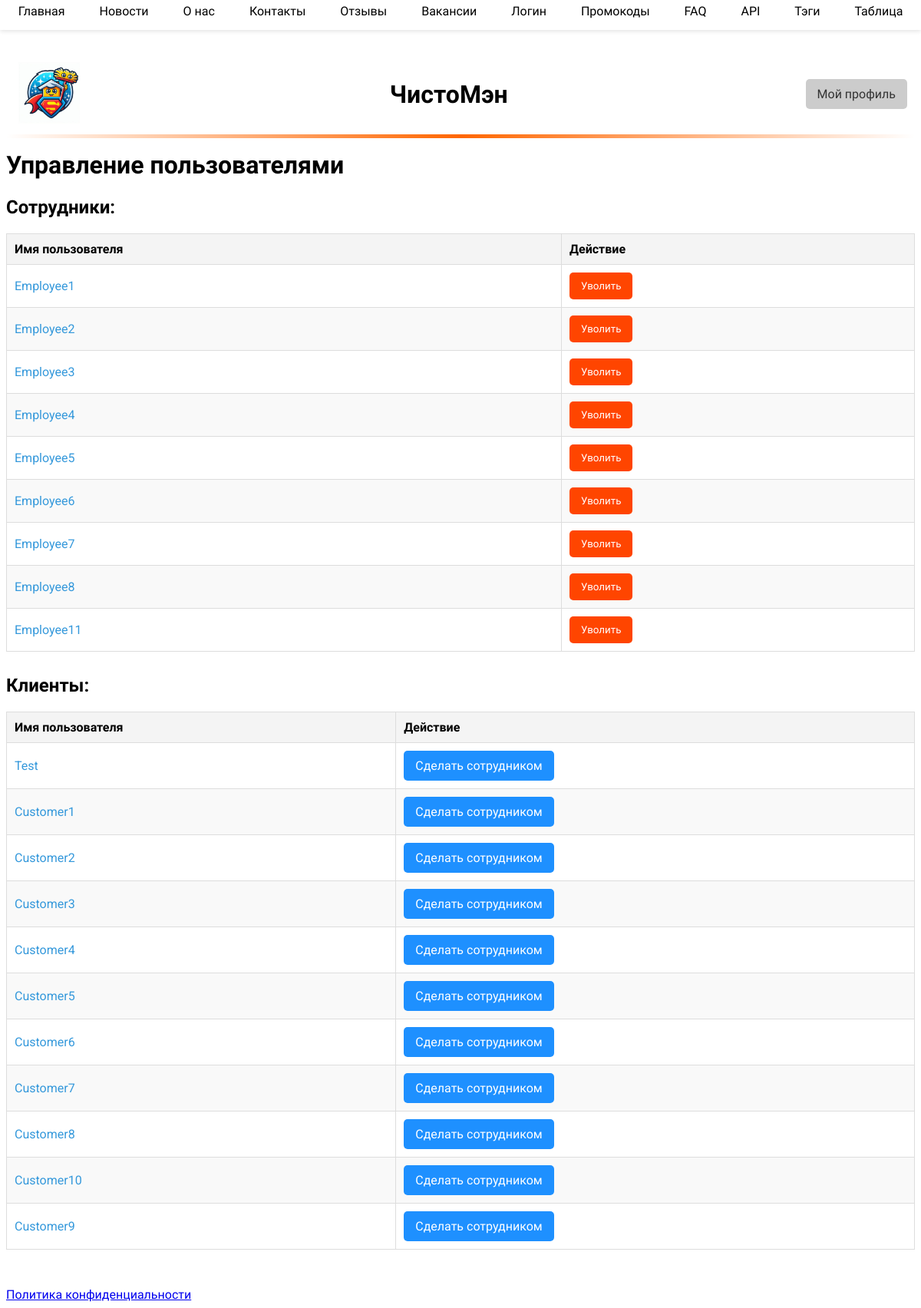
Page /management on the committed database.
### main/models.py (models this page shows, shortened)
class Employee(models.Model):
    user = models.OneToOneField(User, on_delete=models.CASCADE, related_name='employee_profile')
    full_name = models.CharField(max_length=100, verbose_name='ФИО сотрудника')
    birth_date = models.DateField(verbose_name='Дата рождения',default=date(2000, 1, 1))
    specializations = models.ManyToManyField(EmployeeSpecialization, related_name='employees', verbose_name='Специализации')
    photo = models.ImageField(upload_to='employee_photos/', blank=True, null=True, verbose_name='Фото')
    work_phone = models.CharField(max_length=20, blank=True, null=True, verbose_name='Рабочий телефон')
    work_email = models.EmailField(max_length=254, blank=True, null=True, verbose_name='Рабочая почта')
    description = models.TextField(blank=True, null=True, verbose_name='Описание работ')
    class Meta:
        verbose_name = 'Сотрудник'
        verbose_name_plural = 'Сотрудники'

class Customer(models.Model):
    user = models.OneToOneField(User, on_delete=models.CASCADE)
    full_name = models.CharField(max_length=100, verbose_name='ФИО заказчика')
    birth_date = models.DateField(verbose_name='Дата рождения',default=date(2000, 1, 1))
    company_name = models.CharField(max_length=100, verbose_name='Название компании', blank=True, null=True)
    contact_phone = models.CharField(max_length=20, verbose_name='Контактный телефон')
    CUSTOMER_TYPE_CHOICES = (
        ('individual', 'Частное лицо'),
        ('legal_entity', 'Юридическое лицо'),
    )
    customer_type = models.CharField(max_length=20, choices=CUSTOMER_TYPE_CHOICES, verbose_name='Тип заказчика')
    cart = models.ManyToManyField(Service, related_name='customers_cart', blank=True)
    class Meta:
        verbose_name = 'Клиент'
        verbose_name_plural = 'Клиенты'

### main/views.py (the view)
# urls.py: path('management',views.user_management,name='management'),
def user_management(request):
    logger.info('In managment')
    if request.method == 'POST':
        action = request.POST.get('action')
        username = request.POST.get('username')
        user = User.objects.get(username=username)
        employee_group = Group.objects.get(name='Employee')
        customer_group = Group.objects.get(name='Customer')
        if action == 'add':
            user.groups.remove(customer_group)
            try:
                customer = Customer.objects.get(user=user)
                employee = Employee(user=user, full_name=customer.full_name, work_phone=customer.contact_phone,birth_date=customer.birth_date)
                employee.save()
                customer.delete()
            except Customer.DoesNotExist:
                logger.error('Error: Customer.DoesNotExist')
                pass
            user.groups.add(employee_group)
        elif action == 'remove':
            user.groups.remove(employee_group)
            try:
                employee = Employee.objects.get(user=user)
                customer = Customer(user=user, full_name=employee.full_name, contact_phone=employee.work_phone,customer_type='individual',birth_date=employee.birth_date)
                customer.save()
                employee.delete()
            except Employee.DoesNotExist:
                logger.error('Employee: Customer.DoesNotExist')
                pass
            user.groups.add(customer_group)
        return redirect('management')
    else:
        employees = Employee.objects.all()
        customers = Customer.objects.all()
        return render(request, 'main/administrator/management.html', {'employees': employees, 'customers': customers})

### main/context_processors.py (called while the page is built)
def partners_processor(request):
    partners = Partner.objects.all()
    return {
        'partners': partners,
    }

### main/templates/main/administrator/management.html (shortened to what this page needs)
{% extends 'main/base.html' %}
{% block content %}
    <h1>Управление пользователями</h1>
    <div class="user-management">
        <h2>Сотрудники:</h2>
        <table class="user-table">
            <thead>
                <tr>
                    <th>Имя пользователя</th>
                    <th>Действие</th>
                </tr>
            </thead>
            <tbody>
                {% for employee in employees %}
                    <tr>
                        <td>
                            <a href="{% url 'employee_detail' employee.id %}">{{ employee.user.username }}</a>
                        </td>
                        <td>
                            <form method="post" class="inline-form">
                                <button type="submit" class="delete-button">Уволить</button>
                            </form>
                        </td>
                    </tr>
                {% endfor %}
            </tbody>
        </table>
        <h2>Клиенты:</h2>
        <table class="user-table">
            <thead>
                <tr>
                    <th>Имя пользователя</th>
                    <th>Действие</th>
                </tr>
            </thead>
            <tbody>
                {% for customer in customers %}
                    <tr>
                        <td>
                            <a href="{% url 'customer_detail' customer.id %}">{{ customer.user.username }}</a>
                        </td>
                        <td>
                            <form method="post" class="inline-form">
                                <button type="submit" class="edit-button">Сделать сотрудником</button>
                            </form>
                        </td>
                    </tr>
                {% endfor %}
            </tbody>
        </table>
    </div>
{% endblock %}

### main/static/css/style.css (style rules this page uses)
body { font-family: 'Roboto', Arial, sans-serif; background-color: white; font-kerning: normal; }
button { cursor: pointer; }
.delete-button, .profile-delete-button { background-color: #FF4500; color: white; padding: 10px 15px; border: none; border-radius: 5px; cursor: pointer; transition: background-color 0.3s ease; }
.edit-button { display: inline-block; background-color: #1E90FF; color: white; padding: 10px 15px; font-size: 16px; border: none; border-radius: 5px; cursor: pointer; text-decoration: none; transition: background-color 0.3s ease; }
.user-table { width: 100%; border-collapse: collapse; margin-bottom: 30px; }
.user-table th, .user-table td { border: 1px solid #ddd; padding: 10px; text-align: left; }
.user-table th { background-color: #f4f4f4; font-weight: bold; }
.user-table tr:nth-child(even) { background-color: #f9f9f9; }
.user-table a { color: #3498db; text-decoration: none; }
table { width: 80%; border-collapse: collapse; table-layout: auto; }
td,th { border: 2px solid transparent; text-align: center; vertical-align: middle; }

### rows in the picture
Employee: user.username "Employee1"
Employee: user.username "Employee2"
Employee: user.username "Employee3"
Employee: user.username "Employee4"
Employee: user.username "Employee5"
Employee: user.username "Employee6"
Employee: user.username "Employee7"
Employee: user.username "Employee8"
Employee: user.username "Employee11"
Customer: user.username "Test"
Customer: user.username "Customer1"
Customer: user.username "Customer2"
Customer: user.username "Customer3"
Customer: user.username "Customer4"
Customer: user.username "Customer5"
Customer: user.username "Customer6"
Customer: user.username "Customer7"
Customer: user.username "Customer8"
Customer: user.username "Customer10"
Customer: user.username "Customer9"
